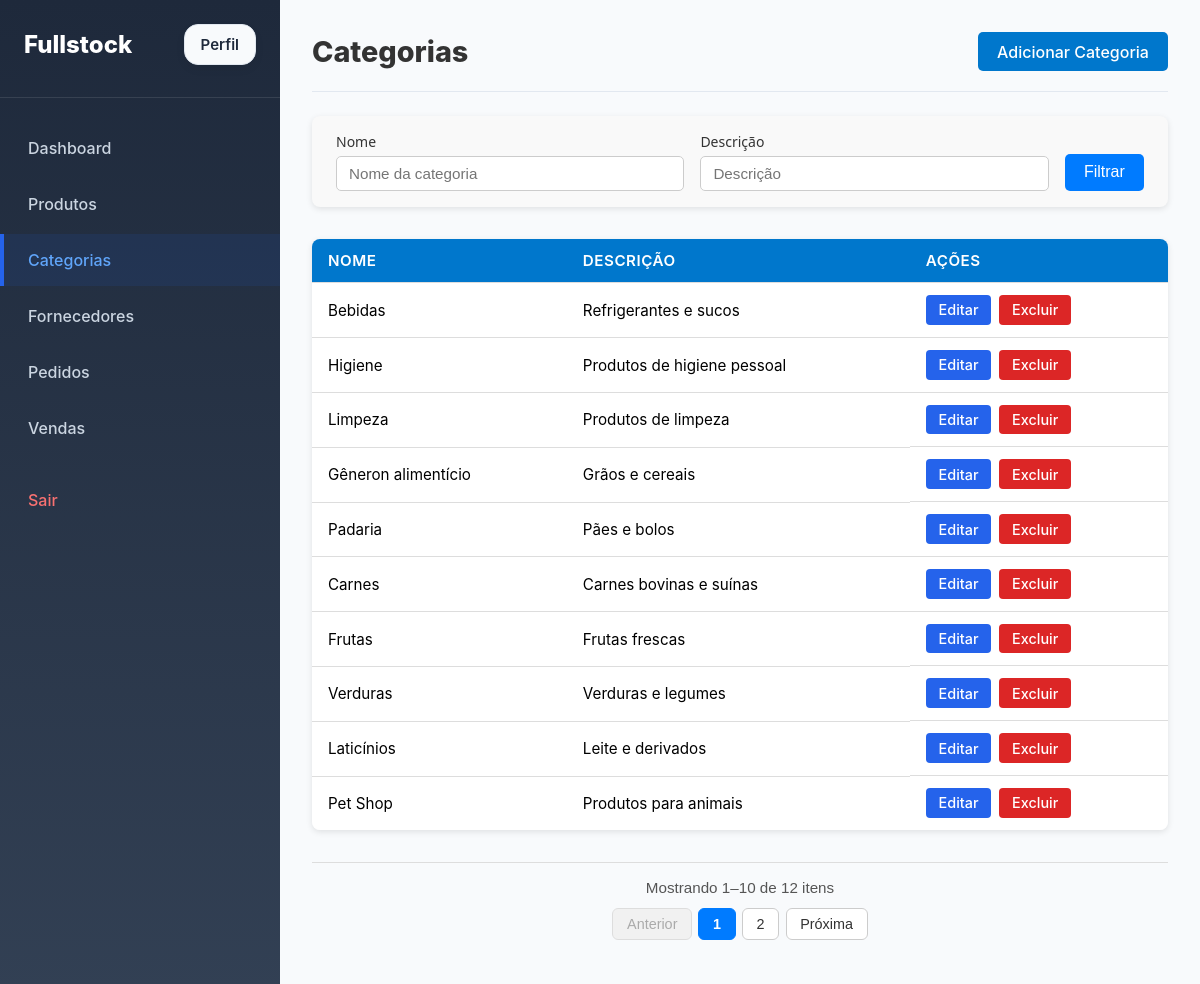
Screenshot of /categorys/ (signed in) with the database file from the repository.
### stock/models.py (models this page shows, shortened)
class Category(models.Model):
    name = models.CharField(max_length=50)
    description = models.CharField(max_length=50)

### stock/views.py (the view)
# urls.py: path('categorys/', views.CategoryListView.as_view(), name='categorys'),
@method_decorator(login_required, name='dispatch')
class CategoryListView(ListView):
    model = Category
    template_name = 'stock/categorys.html'
    context_object_name = 'category_list'
    paginate_by = 10
    ordering = ['id']
    def get_queryset(self):
        queryset = super().get_queryset()
        filter_form = CategoryFilterForm(self.request.GET or None)
        queryset = verifyFilter(filter_form, queryset)
        return queryset
    def get_context_data(self, **kwargs):
        context = super().get_context_data(**kwargs)
        filter_form = CategoryFilterForm(self.request.GET or None)
        paginator = context['paginator']
        page_obj = context['page_obj']
        context.update({
            'filter_form' : filter_form,
            'start_index': page_obj.start_index(),
            'end_index': page_obj.end_index(),
            'total_items': paginator.count,
        })
        return context

### stock/forms.py
class CategoryFilterForm(forms.Form):
    name = forms.CharField(required=False, label="Nome da categoria")
    description = forms.CharField(required=False, label="Descrição")
    def __init__(self, *args, **kwargs):
        super().__init__(*args, **kwargs)
        self.fields['name'].widget.attrs.update({
            'class': 'form-control',
            'placeholder': 'Nome da categoria'
        })
        self.fields['description'].widget.attrs.update({
            'class': 'form-control',
            'placeholder': 'Descrição'
        })

### stock/models.py (called while the page is built)
    @property
    def is_admin(self):
        return self.is_staff or self.is_superuser or self.groups.filter(name="ADMIN").exists()

### utils/verifyFilterForm.py (called while the page is built, shortened)
def verifyFilter(filter_form, queryset):
    if not filter_form.is_valid():
        return queryset

### stock/templates/stock/categorys.html
{% extends 'base.html' %}
{% block main %}
<header class="page-header">
    <h1>Categorias</h1>
    <a class="btn-primary" href="{% url 'createCategory' %}">Adicionar Categoria</a>
</header>
{% include 'categoryFilter.html' %}
{% if category_list %}
<div class="table-container">
    <table class="data-table">
        <thead>
        <tr>
            <th>Nome</th>
            <th>Descrição</th>
            <th class="actions-header">Ações</th>
        </tr>
        </thead>
        <tbody>
        {% for category in page_obj %}
        <tr>
            <td>{{ category.name }}</td>
            <td>{{ category.description }}</td>
            <td class="data-table actions">
                <a href="{% url 'updateCategory' category.id %}" class="btn-edit">Editar</a>
                <a href="{% url 'deleteCategory' category.id %}" class="btn-delete">Excluir</a>
            </td>
        </tr>
        {% endfor %}
        </tbody>
    </table>
</div>
{% else %}
<p>Nenhuma categoria cadastrada.</p>
{% endif %}
{% include 'pagination.html' %}
{% endblock %}

### static/css/main.css (style rules this page uses)
html, body { margin: 0; padding: 0; width: 100%; height: 100%; font-family: -apple-system, BlinkMacSystemFont, "Segoe UI", Roboto, Oxygen, Ubuntu, Cantarell, sans-serif; background: #f1f5f9; }
.page-header { display: flex; justify-content: space-between; align-items: center; margin-bottom: 24px; }
.page-header h1 { font-size: 28px; font-weight: 700; margin: 0; }
.btn-primary { background: #2563eb; color: white; padding: 10px 16px; border-radius: 8px; text-decoration: none; font-weight: 600; }
.btn-edit, .btn-delete { padding: 8px 14px; border-radius: 8px; font-size: 14px; color: white; }
.btn-edit { background: #2563eb; }
.btn-delete { background: #ef4444; }
.filter-group input { padding: 10px 12px; border: 1px solid #ccc; border-radius: 8px; font-size: 14px; transition: border 0.3s, box-shadow 0.3s; }
.btn-delete, .btn-cancel { padding: 0.7rem 1.5rem; border: none; border-radius: 8px; font-weight: 600; cursor: pointer; text-decoration: none; transition: all 0.2s ease; }
.btn-delete { background: #e53935; color: #fff; }

### static/css/dashboard.css (style rules this page uses)
.page-header { display: flex; justify-content: space-between; align-items: center; margin-bottom: 32px; padding-bottom: 20px; border-bottom: 1px solid #e2e8f0; }
.page-header h1 { font-size: 32px; font-weight: 800; color: #1e293b; margin: 0; }

### static/css/products.css (style rules this page uses)
.btn-edit, .btn-delete { padding: 8px 14px; border-radius: 8px; font-size: 14px; color: white; }
.btn-edit { background: #2563eb; }
.btn-delete { background: #ef4444; }

### static/css/filter.css (style rules this page uses)
.filter-group input, .filter-group select { padding: 0.5rem 0.75rem; border: 1px solid #ccc; border-radius: 5px; font-size: 0.95rem; transition: border 0.2s, box-shadow 0.2s; }

### static/css/table-list.css (style rules this page uses)
.table-container { width: 100%; overflow-x: auto; margin-top: 2rem; border-radius: 8px; box-shadow: 0 2px 6px rgba(0, 0, 0, 0.1); }
.data-table { width: 100%; border-collapse: collapse; background-color: #fff; font-size: 0.95rem; text-align: left; }
.data-table thead { background-color: #0077cc; color: #fff; }
.data-table th, .data-table td { padding: 0.75rem 1rem; border-bottom: 1px solid #ddd; }
.data-table th { font-weight: 600; text-transform: uppercase; letter-spacing: 0.5px; }
.data-table tbody tr:last-child td { border-bottom: none; }
.page-header { display: flex; justify-content: space-between; align-items: center; margin-bottom: 1.5rem; }
.page-header h1 { font-size: 1.8rem; color: #333; }
.btn-primary { background-color: #0077cc; color: #fff; padding: 0.6rem 1.2rem; border-radius: 5px; text-decoration: none; font-weight: 500; transition: background-color 0.3s ease; }
.actions { display: flex; gap: 0.5rem; }
.btn-edit, .btn-delete { padding: 0.4rem 0.8rem; border-radius: 4px; text-decoration: none; font-weight: 500; font-size: 0.9rem; transition: all 0.3s ease; }
.btn-edit { background-color: #ffc107; color: #333; }
.btn-delete { background-color: #dc3545; color: #fff; }

### static/css/user.css (style rules this page uses)
.btn-edit { background: #2563eb; color: white; }
.btn-delete { background: #dc2626; color: white; }

### rows the page displays
Category: name "Bebidas", description "Refrigerantes e sucos"
Category: name "Higiene", description "Produtos de higiene pessoal"
Category: name "Limpeza", description "Produtos de limpeza"
Category: name "Gêneron alimentício", description "Grãos e cereais"
Category: name "Padaria", description "Pães e bolos"
Category: name "Carnes", description "Carnes bovinas e suínas"
Category: name "Frutas", description "Frutas frescas"
Category: name "Verduras", description "Verduras e legumes"
Category: name "Laticínios", description "Leite e derivados"
Category: name "Pet Shop", description "Produtos para animais"

### other values shown
{{ start_index }} "1"
{{ end_index }} "10"
{{ total_items }} "12"
{{ page_num }} "1"
{{ page_num }} "2"
